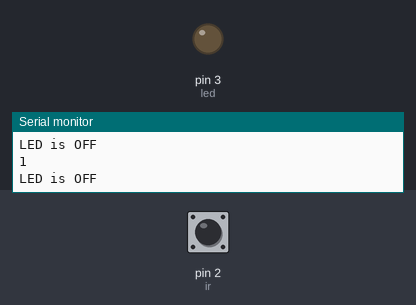
The sketch below on a simulated Arduino Uno, built with avr-gcc and run on an emulated ATmega328P. Shown: output pins drawn as LEDs (lit = HIGH), the last lines printed to the serial monitor. Dashed ring = blinking. Inputs (shaded band) come from the test bench; at power-on: pin 2 (ir) HIGH.

Above: at 1.2 s.
1.3 s: pin 2 (ir) driven LOW
At 2.2 s:
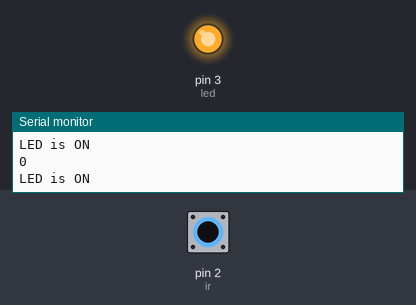
2.8 s: pin 2 (ir) driven HIGH
At 3.3 s:
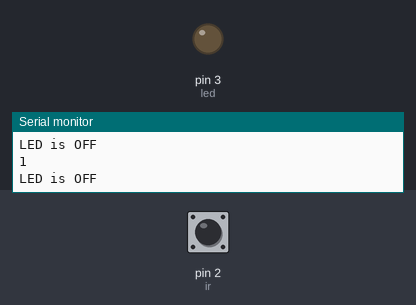
5.8 s: pin 2 (ir) pulsed LOW 2 times (0.12 s each, 0.3 s apart)
At 5.87 s:
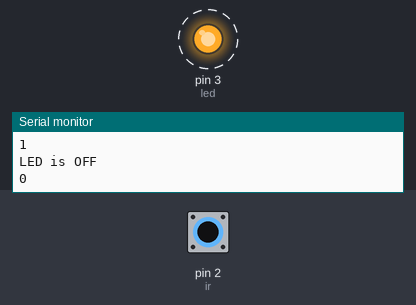
9.4 s: pin 2 (ir) pulsed LOW 2 times (0.12 s each, 0.3 s apart)
At 10.5 s:
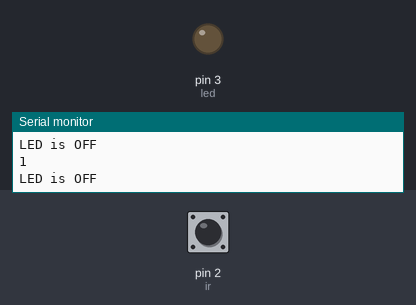
Timing chart, 0 to 12.4 s (numbered marks = the images above; inputs shaded):
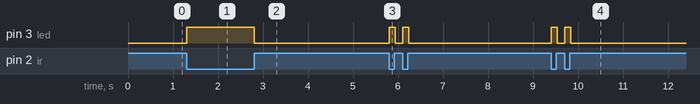

Measured:
- after the input at 1.3 s, pin 3 (led): LOW → HIGH at once
- after the input at 2.8 s, pin 3 (led): HIGH → LOW at once
- after the input at 5.8 s, pin 3 (led): alternates HIGH for 0.13 s and LOW for 0.17 s, 4 changes in all, then stays LOW, starting at once
- after the input at 9.4 s, pin 3 (led): alternates HIGH for 0.13 s and LOW for 0.17 s, 4 changes in all, then stays LOW, starting at once

The sketch:

03__ir2.ino
```cpp
const int ir = 2;
const int led = 3;

void setup() {
  pinMode(ir, INPUT);
  pinMode(led, OUTPUT);
  Serial.begin(9600);
}

void loop() {
  int sig = digitalRead(ir);
  Serial.println(sig);

  if (sig == LOW) {
    digitalWrite(led, HIGH);
    Serial.println("LED is ON");
  } else {
    digitalWrite(led, LOW);
    Serial.println("LED is OFF");
  }
}
```
